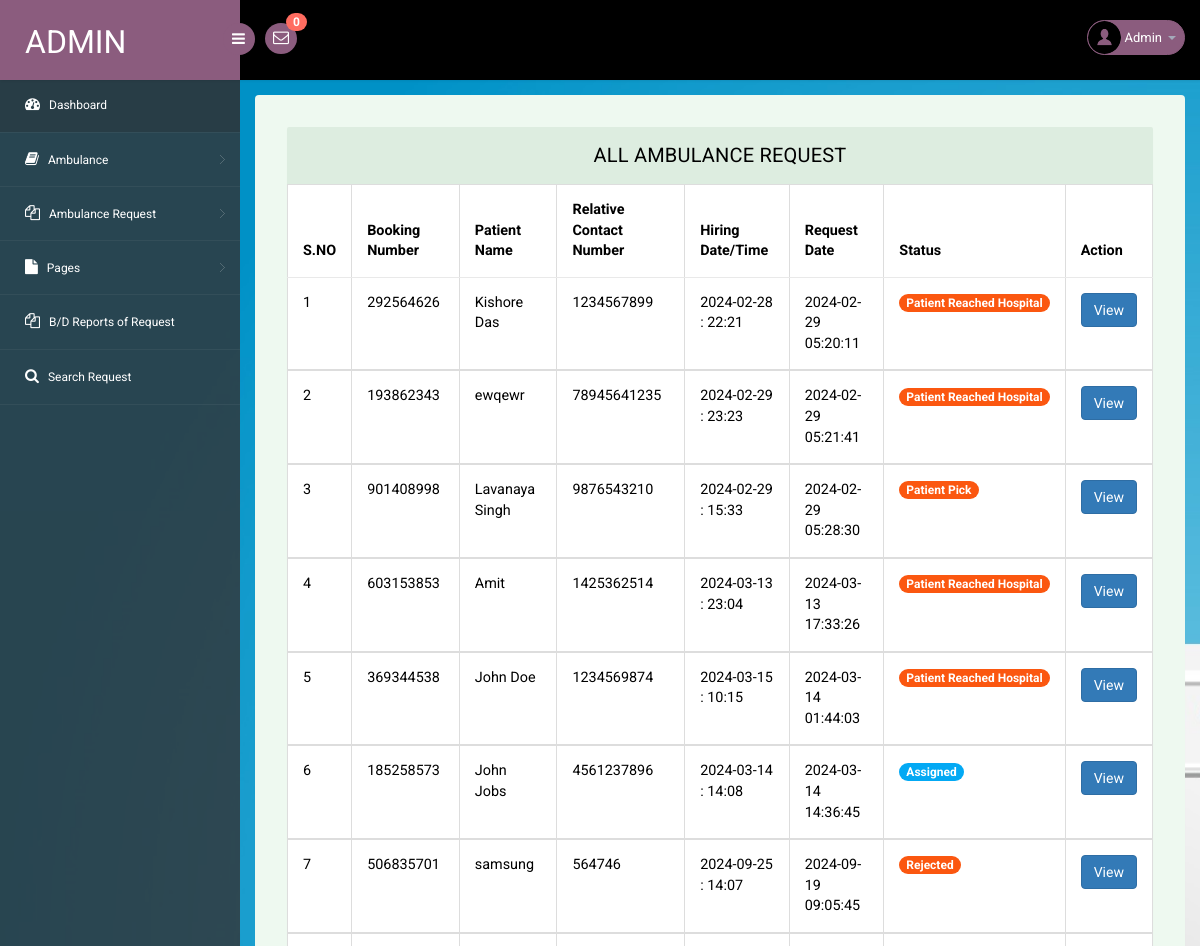
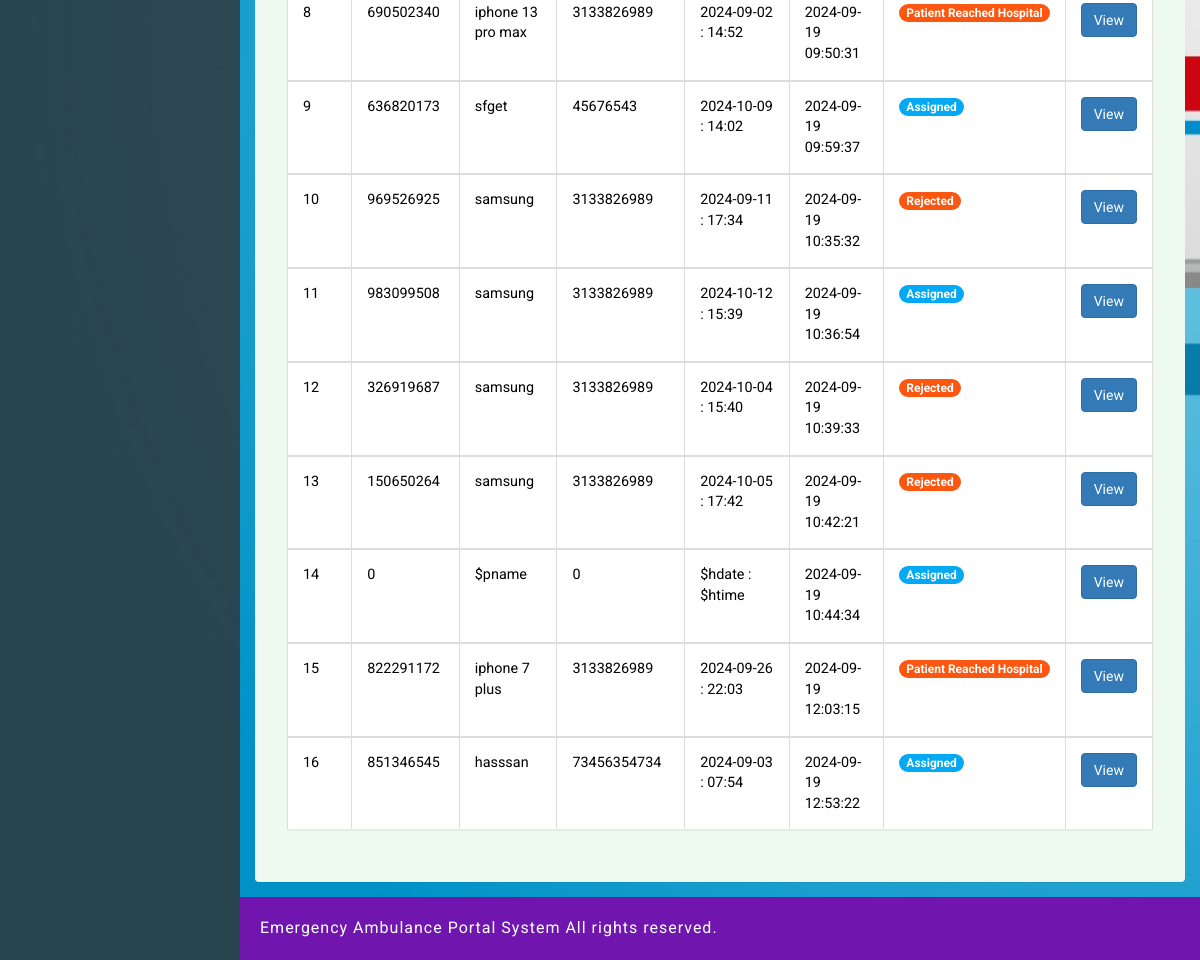
The app's page /eahp/admin/all-amublance-request.php (signed in) with its own data (2 pictures, top to bottom).
### tables this page shows
CREATE TABLE `tblambulancehiring` (
  `ID` int(11) NOT NULL,
  `BookingNumber` int(10) DEFAULT NULL,
  `PatientName` varchar(250) DEFAULT NULL,
  `RelativeName` varchar(250) DEFAULT NULL,
  `RelativeConNum` bigint(11) DEFAULT NULL,
  `hospital` varchar(255) NOT NULL,
  `UserLocation` varchar(255) NOT NULL,
  `HiringDate` varchar(250) DEFAULT NULL,
  `HiringTime` varchar(250) DEFAULT NULL,
  `AmbulanceType` int(5) DEFAULT NULL,
  `Address` mediumtext DEFAULT NULL,
  `City` mediumtext DEFAULT NULL,
  `State` mediumtext DEFAULT NULL,
  `Message` longtext DEFAULT NULL,
  `BookingDate` timestamp NULL DEFAULT current_timestamp(),
  `Remark` varchar(250) DEFAULT NULL,
  `Status` varchar(250) DEFAULT NULL,
  `AmbulanceRegNo` varchar(250) DEFAULT NULL,
  `UpdationDate` timestamp NULL DEFAULT NULL ON UPDATE current_timestamp()
);

### eahp/admin/all-amublance-request.php (the view, shortened to what this page needs)
<?php
include('includes/dbconnection.php');
if (strlen($_SESSION['eahpaid']) == 0 && strlen($_SESSION['driverid']) == 0) {
  header('location:logout.php');
} else{
?>
<!DOCTYPE html>
<head>
<link rel="stylesheet" href="css/bootstrap.min.css" >
<link href="css/style.css" rel='stylesheet' type='text/css' />
<link href="css/style-responsive.css" rel="stylesheet"/>
<link rel="stylesheet" href="css/font.css" type="text/css"/>
<link href="css/font-awesome.css" rel="stylesheet">
</head>
<body>
<section id="container">
<?php include_once('includes/header.php');?>
<?php include_once('includes/sidebar.php');?>
<section id="main-content">
	<section class="wrapper">
		<div class="table-agile-info">
 <div class="panel panel-default">
    <div class="panel-heading">
     All Ambulance Request
    </div>
    <div>
      <table class="table table-bordered">
        <thead>
          <tr>
            <th data-breakpoints="xs">S.NO</th>
            <th>Booking Number</th>
            <th>Patient Name</th>
            <th>Relative Contact Number</th>
            <th>Hiring Date/Time</th>
            <th>Request Date</th>
            <th>Status</th>
            <th data-breakpoints="xs">Action</th>
          </tr>
        </thead>
        <?php
$ret=mysqli_query($con,"select * from  tblambulancehiring");
$cnt=1;
$count=mysqli_num_rows($ret);
if($count>0){
while ($row=mysqli_fetch_array($ret)) {
?>
        <tbody>
          <tr data-expanded="true">
            <td><?php echo $cnt;?></td>
              <td><?php  echo $row['BookingNumber'];?></td>
              <td><?php  echo $row['PatientName'];?></td>
                  <td><?php  echo $row['RelativeConNum'];?></td>
                  <td><?php  echo $row['HiringDate'];?> : <?php  echo $row['HiringTime'];?></td>
                  <td><?php  echo $row['BookingDate'];?></td>
                                   <td> <?php   $pstatus=$row['Status'];
                 if($pstatus==""){ ?>
<span class="badge badge-info">New</span>
 <?php } elseif($pstatus=="Assigned"){ ?>
<span } class="badge badge-primary">Assigned</span>
 <?php } elseif($pstatus=="On the way"){ ?>
<span class="badge badge-primary">On the Way</span>
 <?php } elseif($pstatus=="Pickup"){ ?>
<span class="badge badge-success">Patient Pick</span>
 <?php } elseif($pstatus=="Reached"){ ?>
<span class="badge badge-success">Patient Reached Hospital</span>
 <?php } elseif($pstatus=="Rejected"){ ?>
<span class="badge badge-success">Rejected</span>
<?php } ?>
</td>
                  <td><a href="booking-details.php?id=<?php echo $row['ID'];?>&&bookingnum=<?php echo $row['BookingNumber'];?>" class="btn btn-primary">View</a></td>
                </tr>
                <?php
$cnt=$cnt+1;
} } else {?>
<tr>
  <th colspan="8" style="color:red">No Record Found</th>
</tr>
<?php } ?>
 </tbody>
            </table>
    </div>
  </div>
</div>
</section>
		 <?php include_once('includes/footer.php');?>
</section>
</section>
</body>
</html>
<?php }  ?>

### eahp/admin/includes/header.php (shortened to what this page needs)
<?php
include('includes/dbconnection.php');
?>
<header class="header fixed-top clearfix">
<div class="brand">
    <a href="dashboard.php" class="logo">
        Admin
    </a>
    <div class="sidebar-toggle-box">
        <div class="fa fa-bars"></div>
    </div>
</div>
<div class="nav notify-row" id="top_menu">
    <ul class="nav top-menu">
<?php
$ret1=mysqli_query($con,"select * from tblambulancehiring
 where   (tblambulancehiring.Status is null || tblambulancehiring.Status='')");
$num=mysqli_num_rows($ret1);
?>
        <li id="header_inbox_bar" class="dropdown">
            <a data-toggle="dropdown" class="dropdown-toggle" href="#">
                <i class="fa fa-envelope-o"></i>
                <span class="badge bg-important"><?php echo $num;?></span>
            </a>
        </li>
    </ul>
</div>
<div class="top-nav clearfix">
    <ul class="nav pull-right top-menu">
        <li class="dropdown">
    <a data-toggle="dropdown" class="dropdown-toggle" href="#">
        <?php
        if ($_SESSION['role'] == 'admin') {
            $adid = $_SESSION['eahpaid'];
            $ret = mysqli_query($con, "SELECT AdminName FROM tbladmin WHERE ID='$adid'");
            $row = mysqli_fetch_array($ret);
            $name = $row['AdminName'];
        } elseif ($_SESSION['role'] == 'driver') {
            $driverid = $_SESSION['driverid'];
            $ret = mysqli_query($con, "SELECT DriverName FROM tblambulance WHERE ID='$driverid'");
            $row = mysqli_fetch_array($ret);
            $name = $row['DriverName'];
        }
        ?>
        <img alt="" src="images/2.png">
        <span class="username"><?php echo $name; ?></span>
        <b class="caret"></b>
    </a>
</li>
    </ul>
</div>
</header>

### eahp/admin/css/style.css (style rules this page uses)
ul, ol { margin: 0; }
html, body { font-family: 'Roboto', sans-serif; font-size: 100%; overflow-x: hidden; background: url(../images/bg.jpg) no-repeat 0px 0px; background-size:cover; }
body a { transition: 0.5s all ease; -webkit-transition: 0.5s all ease; -moz-transition: 0.5s all ease; -o-transition: 0.5s all ease; -ms-transition: 0.5s all ease; text-decoration:none; }
ul,label { margin:0; padding:0; }
#main-content { margin-left:240px; -webkit-transition:all .3s ease-in-out; -moz-transition:all .3s ease-in-out; -o-transition:all .3s ease-in-out; transition:all .3s ease-in-out; }
.header { left:0; right:0; z-index:1002; background:#000; -webkit-transition:all .3s ease-in-out; -moz-transition:all .3s ease-in-out; -o-transition:all .3s ease-in-out; transition:all .3s ease-in-out; }
.fixed-top { position:fixed; box-shadow:1px 0 3px rgba(0,0,0,.15); }
.wrapper { display:inline-block; margin-top:80px; padding:15px; width:100%; }
.brand { background:#8b5c7e; float:left; width:240px; height:80px; position:relative; }
a.logo { font-size:32px; color:#fff; float:left; margin:20px 0 0 25px; text-transform:uppercase; }
#top_menu .nav>li,ul.top-menu>li { float:left; }
.notify-row { float:left; margin-top:23px; margin-left:25px; }
ul.top-menu { margin-right:15px; margin-top: 0; }
ul.top-menu > li > a { color: #fff; font-size: 16px; background: #8b5c7e; padding: 4px 8px; margin-right: 15px; border-radius: 50%; -webkit-border-radius: 50%; padding-right: 8px !important; }
.notify-row .badge { position:absolute; right:-10px; top:-10px; z-index:100; }
.top-nav { margin-top:20px; }
.top-nav img { border-radius:50%; -webkit-border-radius:50%; width:33px; }
.top-nav .username { font-size:13px; color:#fff; }
.top-nav ul.top-menu>li>a { border-radius: 100px; -webkit-border-radius: 100px; padding: 0px; background: none; margin-right: 0; border: 1px solid #8b5c7e; background: #8b5c7e; }
.top-nav ul.top-menu>li { margin-left:10px; }
.top-nav .nav .caret { border-bottom-color:#A4AABA; border-top-color:#A4AABA; }
.sidebar-toggle-box { float:left; margin-top:23px; margin-left:-15px; background:#8b5c7e; border-radius:50%; -webkit-border-radius:50%; width:32px; height:32px; position:absolute; right:-15px; }
.sidebar-toggle-box .fa-bars { cursor:pointer; display:inline-block; font-size:15px; padding:8px 8px 8px 9px; color:#fff; }
.panel-heading { position: relative; height: 57px; line-height: 57px; letter-spacing: 0.2px; color: #000; font-size: 18px; font-weight: 400; padding: 0 16px; background:#ddede0; border-top-right-radius: 2px; border-top-left-radius: 2px; text-transform: uppercase; text-align: center; }
.panel { border: none ! important; }
.table>thead>tr>th { border-bottom: 1px solid #e1ab91 ! important; }
.table>tbody>tr>td, .table>tbody>tr>th, .table>tfoot>tr>td, .table>tfoot>tr>th, .table>thead>tr>td, .table>thead>tr>th { border-bottom: 1px solid #e9e9e9 ! important; }
.table > thead > tr > th, .table > tbody > tr > th, .table > tfoot > tr > th, .table > thead > tr > td, .table > tbody > tr > td, .table > tfoot > tr > td { border-top: none !important; }
.badge-primary { background-color: #03a9f4; }
.badge-success { background-color: #fb5710; }
.table td, .table>tbody>tr>td, .table>tbody>tr>th, .table>tfoot>tr>td, .table>tfoot>tr>th, .table>thead>tr>td, .table>thead>tr>th { padding: 15px!important; }
.table > thead > tr > th, .table > tbody > tr > th, .table > tfoot > tr > th, .table > thead > tr > td, .table > tbody > tr > td, .table > tfoot > tr > td { font-size: 0.9em; color: #000; border-top: none !important; }
.table-agile-info { background: #eef9f0; padding: 2em; border-radius: 4px; -webkit-box-shadow: 0 1px 1px rgba(0,0,0,.05); box-shadow: 0 1px 1px rgba(0,0,0,.05); }
.panel-default>.panel-heading { color: #000000 ! important; background-color: #ddede0 ! important; border-color: #ddede0 ! important; font-size: 20px; }
.badge.bg-important { background: #ff6c60; }

### records on screen
tblambulancehiring: BookingNumber "292564626", PatientName "Kishore Das", RelativeConNum "1234567899", HiringDate "2024-02-28", HiringTime "22:21", BookingDate "2024-02-29 05:20:11", Status "Patient Reached Hospital"
tblambulancehiring: BookingNumber "193862343", PatientName "ewqewr", RelativeConNum "78945641235", HiringDate "2024-02-29", HiringTime "23:23", BookingDate "2024-02-29 05:21:41", Status "Patient Reached Hospital"
tblambulancehiring: BookingNumber "901408998", PatientName "Lavanaya Singh", RelativeConNum "9876543210", HiringDate "2024-02-29", HiringTime "15:33", BookingDate "2024-02-29 05:28:30", Status "Patient Pick"
tblambulancehiring: BookingNumber "603153853", PatientName "Amit", RelativeConNum "1425362514", HiringDate "2024-03-13", HiringTime "23:04", BookingDate "2024-03-13 17:33:26", Status "Patient Reached Hospital"
tblambulancehiring: BookingNumber "369344538", PatientName "John Doe", RelativeConNum "1234569874", HiringDate "2024-03-15", HiringTime "10:15", BookingDate "2024-03-14 01:44:03", Status "Patient Reached Hospital"
tblambulancehiring: BookingNumber "185258573", PatientName "John Jobs", RelativeConNum "4561237896", HiringDate "2024-03-14", HiringTime "14:08", BookingDate "2024-03-14 14:36:45", Status "Assigned"
tblambulancehiring: BookingNumber "506835701", PatientName "samsung", RelativeConNum "564746", HiringDate "2024-09-25", HiringTime "14:07", BookingDate "2024-09-19 09:05:45", Status "Rejected"
tblambulancehiring: BookingNumber "690502340", PatientName "iphone 13 pro max", RelativeConNum "3133826989", HiringDate "2024-09-02", HiringTime "14:52", BookingDate "2024-09-19 09:50:31", Status "Patient Reached Hospital"
tblambulancehiring: BookingNumber "636820173", PatientName "sfget", RelativeConNum "45676543", HiringDate "2024-10-09", HiringTime "14:02", BookingDate "2024-09-19 09:59:37", Status "Assigned"
tblambulancehiring: BookingNumber "969526925", PatientName "samsung", RelativeConNum "3133826989", HiringDate "2024-09-11", HiringTime "17:34", BookingDate "2024-09-19 10:35:32", Status "Rejected"
tblambulancehiring: BookingNumber "983099508", PatientName "samsung", RelativeConNum "3133826989", HiringDate "2024-10-12", HiringTime "15:39", BookingDate "2024-09-19 10:36:54", Status "Assigned"
tblambulancehiring: BookingNumber "326919687", PatientName "samsung", RelativeConNum "3133826989", HiringDate "2024-10-04", HiringTime "15:40", BookingDate "2024-09-19 10:39:33", Status "Rejected"
tblambulancehiring: BookingNumber "150650264", PatientName "samsung", RelativeConNum "3133826989", HiringDate "2024-10-05", HiringTime "17:42", BookingDate "2024-09-19 10:42:21", Status "Rejected"
tblambulancehiring: BookingNumber "0", PatientName "$pname", RelativeConNum "0", HiringDate "$hdate", HiringTime "$htime", BookingDate "2024-09-19 10:44:34", Status "Assigned"
tblambulancehiring: BookingNumber "822291172", PatientName "iphone 7 plus", RelativeConNum "3133826989", HiringDate "2024-09-26", HiringTime "22:03", BookingDate "2024-09-19 12:03:15", Status "Patient Reached Hospital"
tblambulancehiring: BookingNumber "851346545", PatientName "hasssan", RelativeConNum "73456354734", HiringDate "2024-09-03", HiringTime "07:54", BookingDate "2024-09-19 12:53:22", Status "Assigned"

### other values on screen
$num "0"
$name "Admin"
